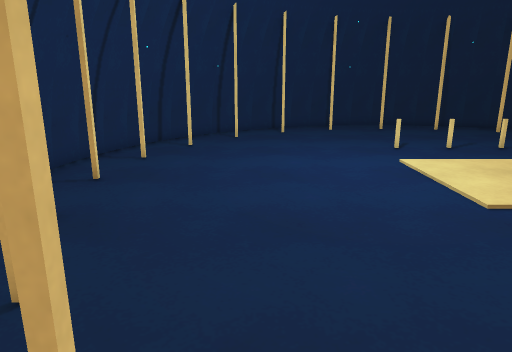
View 1 (above)

17 first-person views from a walk through a 3-D level made in the Unity game engine. The camera is 1.3 m above the floor, tilts 14° down and sees 70° across. The floor is counted in squares, 0.5 m on a side. Each view is taken from the middle of a square. On the plan, view 1 faces up. The plan holds only what a view shows up to about 20 squares ahead; the rest is blank. The player character is not drawn.

View 2
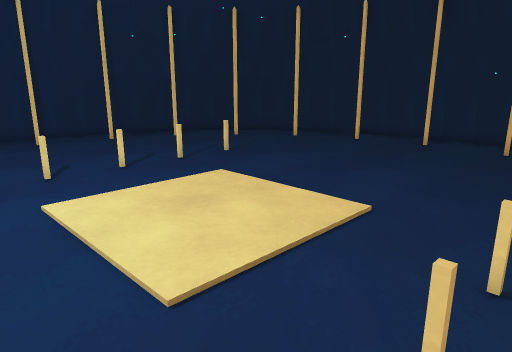

View 3
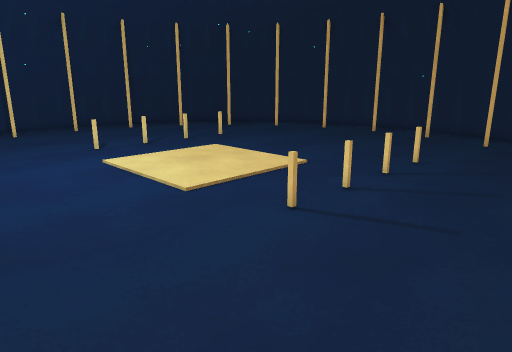

View 4
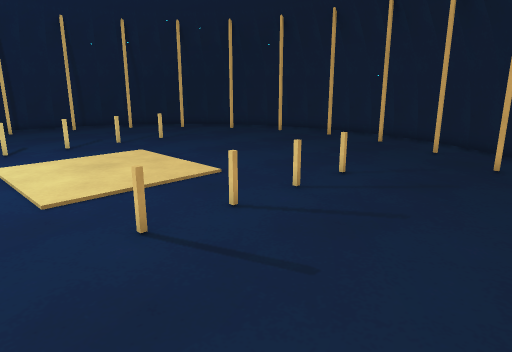

View 5
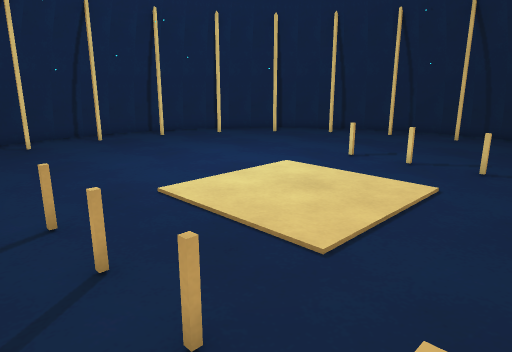

View 6
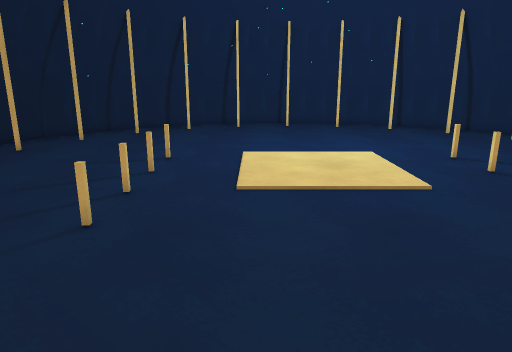

View 7
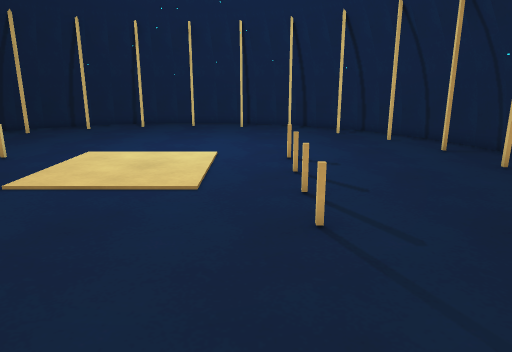

View 8
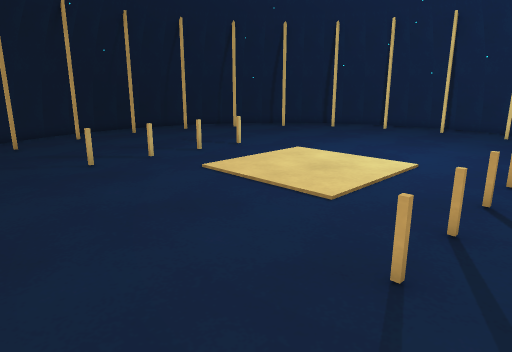

View 9
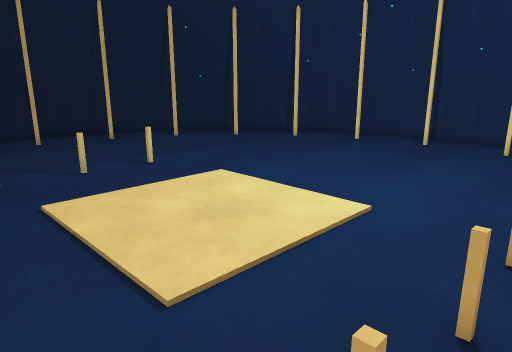

View 10
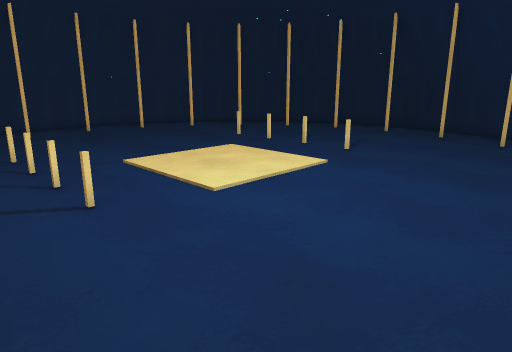

View 11
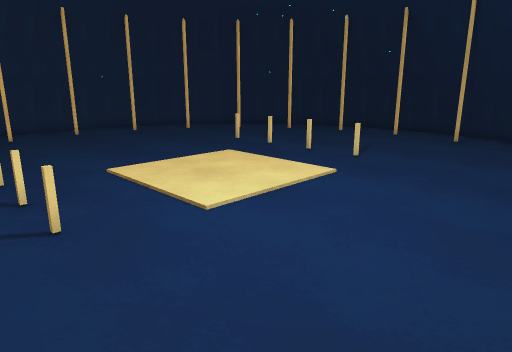

View 12
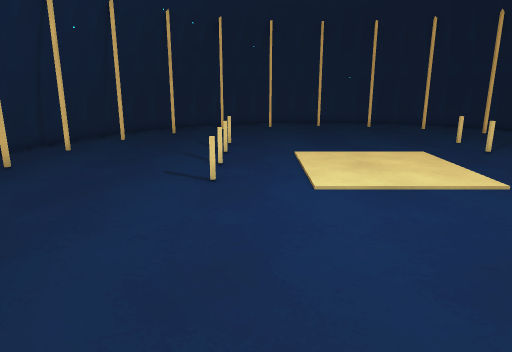

View 13
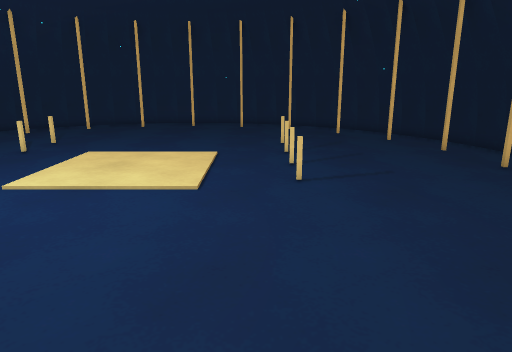

View 14
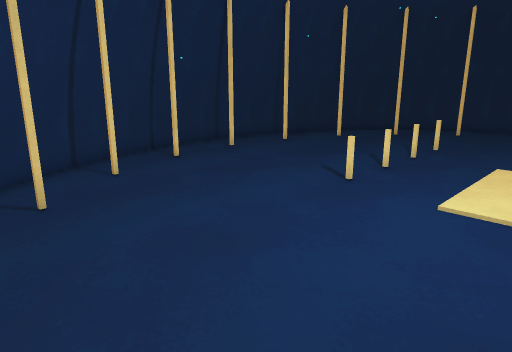

View 15
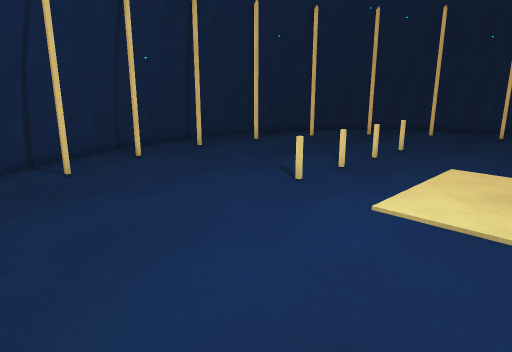

View 16
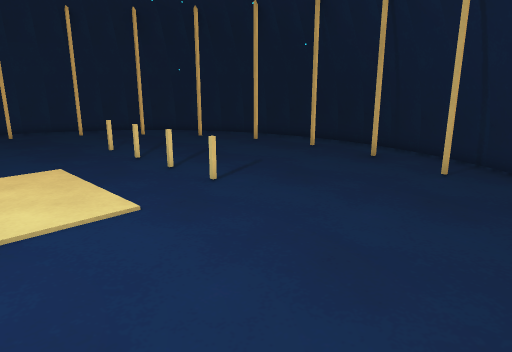

View 17
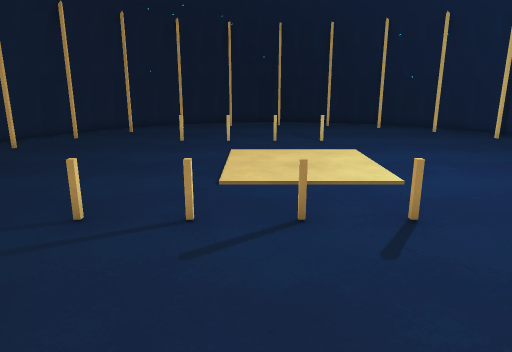

### Floor plan
Key: @ floor where view 1 was taken; # wall or solid block; x gap in a wall; . floor.
Columns run from 6 left of view 1 to 21 right of it. Each row starts with its distance up from view 1.
 23           ########
 22       ######.##. #####
 21      ###............###
 20     ##.#............#.##
 19    ###................#
 18   ##....................##
 17  ##......................##
 16  ###....................###
 15  #..........#.#.#.........#
 14 ##........................##
 13 ###......................###
 12 #..........................#
 11 #..........................#
 10 ##........................x#
  9 # .........................#
  8 #......................... #
  7 ###......................###
  6 ##........................#
  5  #..........#.#.#.........#
  4  ###....................###
  3  ##......................##
  2   ##....................##
  1    ###................###
  0     ##@#............#.##
 -1      ###............###
 -2       ######.##.######
 -3           ########

Positions as (right, up) in squares from view 1, and headings:
1: (0, 0), facing up
2: (3, 4), facing up-right
3: (0, 0), facing up-right
4: (3, -1), facing up-right
5: (13, 3), facing up-left
6: (19, 8), facing left
7: (19, 14), facing left
8: (17, 17), facing down-left
9: (12, 16), facing down-left
10: (-2, 18), facing down-right
11: (-1, 17), facing down-right
12: (-4, 14), facing right
13: (-4, 6), facing right
14: (-3, 10), facing up-right
15: (-2, 9), facing up-right
16: (-2, 11), facing down-right
17: (9, 22), facing down
